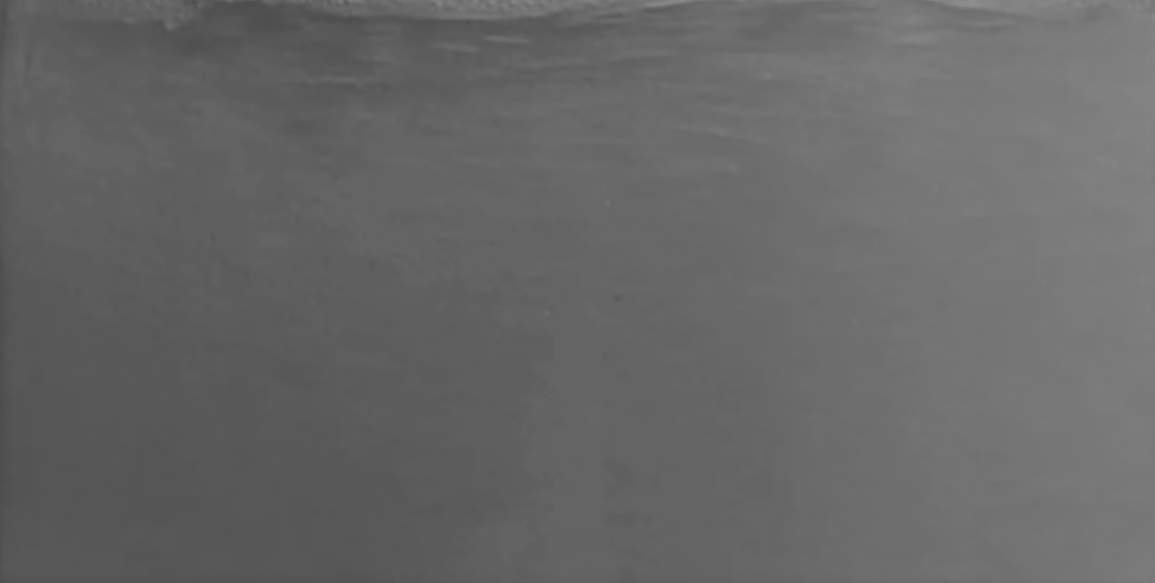
#> input picture Canny's Operator/GaussianImages/Figure_6.png, 1155 x 583 px
$ python ImageGradient.py   (older library calls are emulated)
#> lines starting #> are read from the running program, lines starting #| are printed output that depends on the picture
import cv2
import numpy as np
from matplotlib import pyplot as plt

img = cv2.imread('GaussianImages/Figure_6.png')
#> img is the input picture: shape (583, 1155, 3); min 76, max 143, mean 102.8

Sobelx8u = cv2.Sobel(img,cv2.CV_8U,1,0,ksize=5)
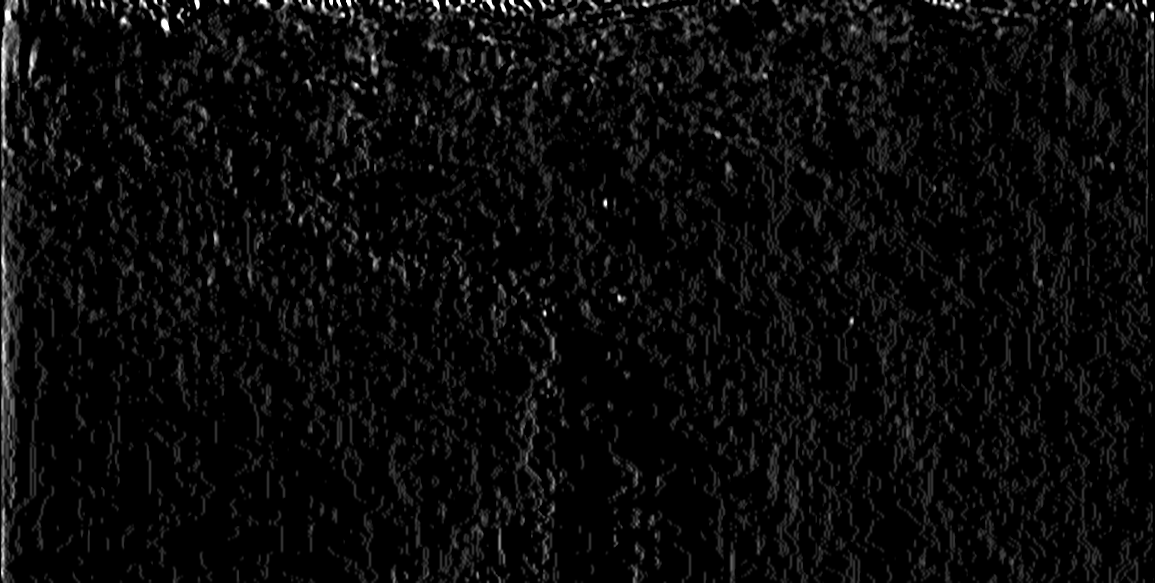
#> Sobelx8u: shape (583, 1155, 3); min 0, max 255, mean 10.4


sobelx64f = cv2.Sobel(img,cv2.CV_64F,1,0,ksize=5)
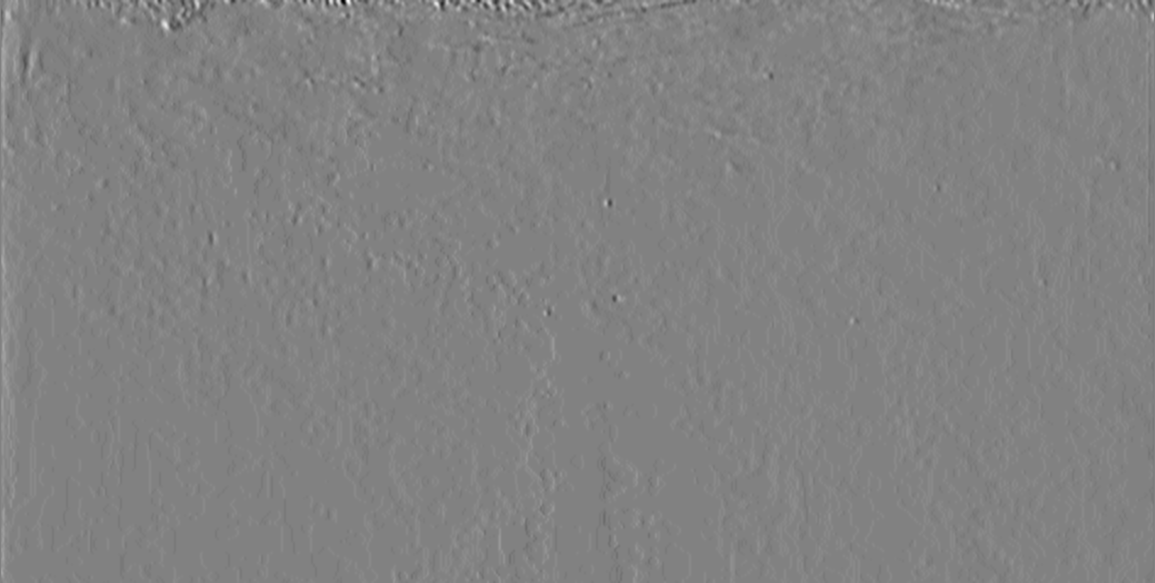
#> sobelx64f: shape (583, 1155, 3) float64; min -878, max 848, mean 4.7; drawn with min black and max white
abs_sobel64f = np.absolute(sobelx64f)
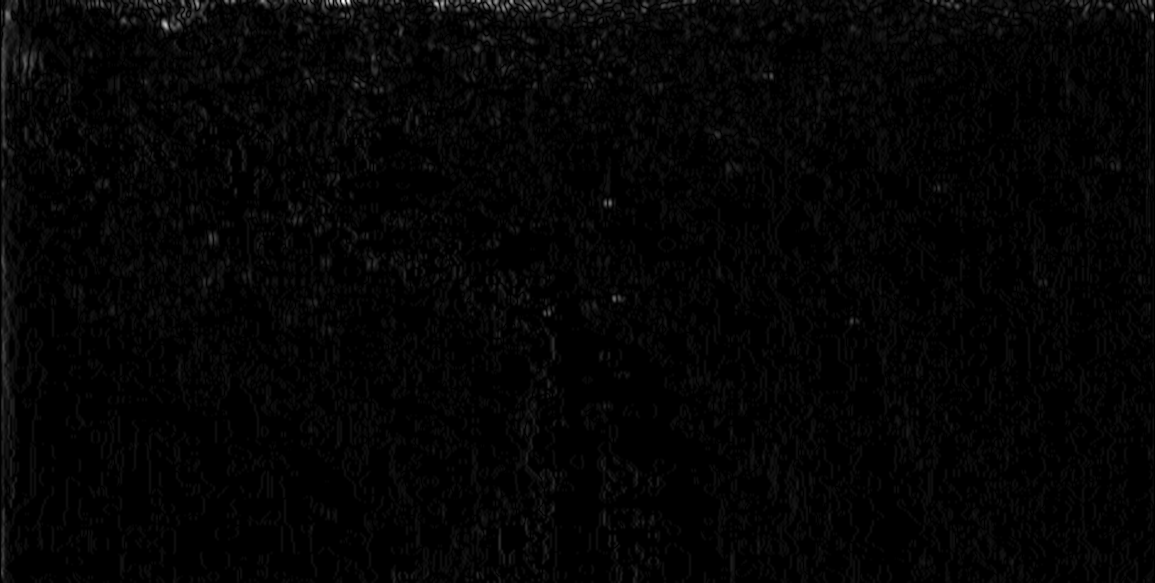
#> abs_sobel64f: shape (583, 1155, 3) float64; min 0, max 878, mean 16.4; drawn with min black and max white
sobel_8u = np.uint8(abs_sobel64f)
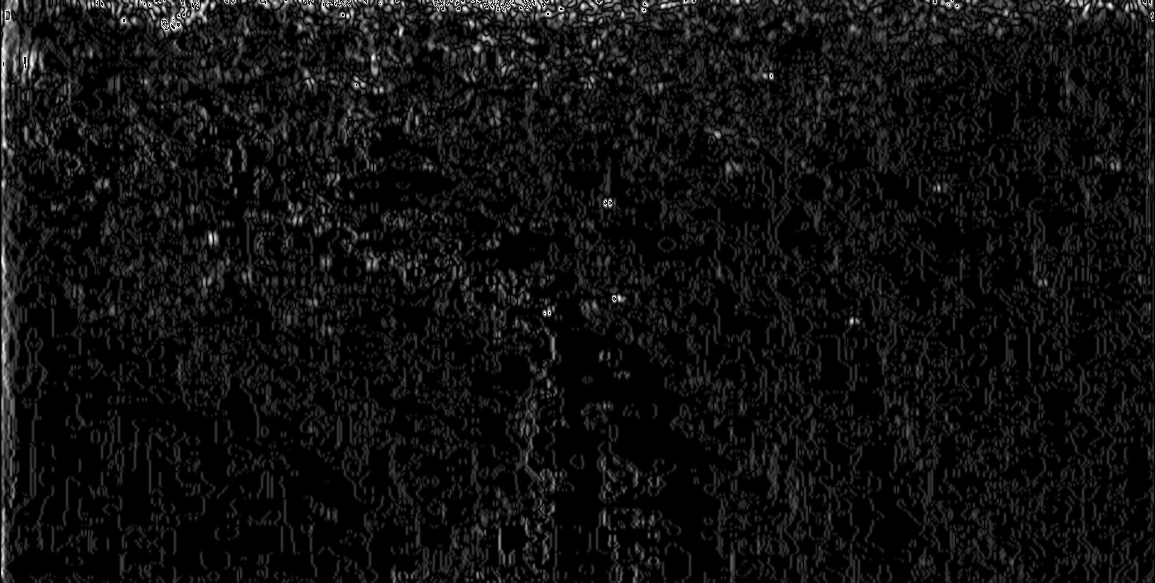
#> sobel_8u: shape (583, 1155, 3); min 0, max 255, mean 16.1

plt.imshow(sobel_8u,cmap='gray'),plt.title("Figure_6")
cv2.imwrite('ImageGradient/img21.png',sobel_8u)
plt.show()


# References
#  1. https://docs.opencv.org/2.4/doc/tutorials/imgproc/imgtrans/filter_2d/filter_2d.html
#  2. https://www.meccanismocomplesso.org/en/opencv-python-edge-detection-and-image-gradient-analysis/
#  3.

$ run again, with Canny's Operator/GaussianImages/Figure_1.png copied over Canny's Operator/GaussianImages/Figure_6.png
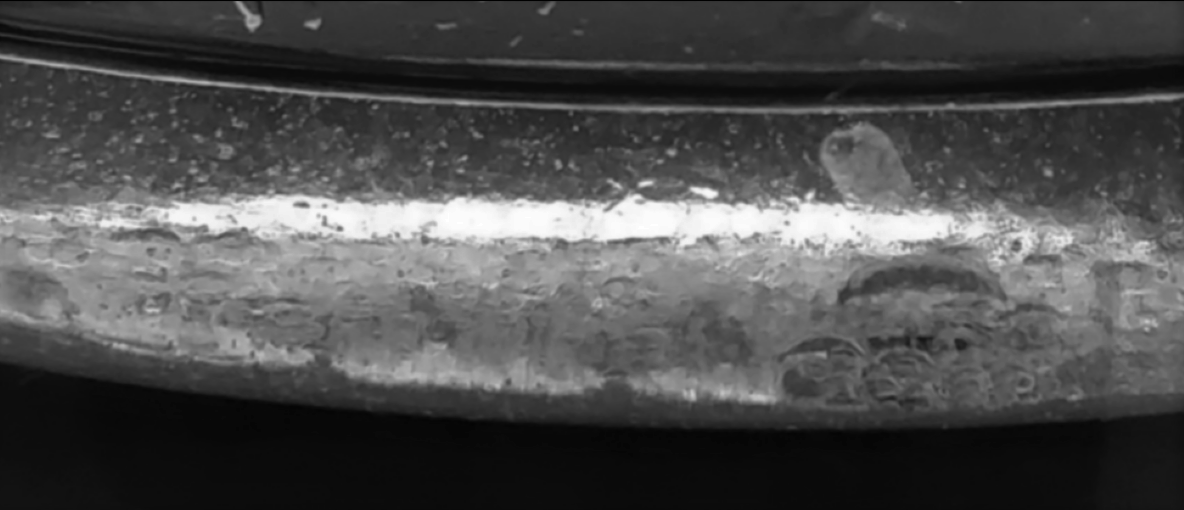
#> input picture Canny's Operator/GaussianImages/Figure_1.png, 1184 x 510 px
#> img is the input picture: shape (510, 1184, 3); min 0, max 255, mean 77.8
#> `abs_sobel64f = np.absolute(sobelx64f)`:
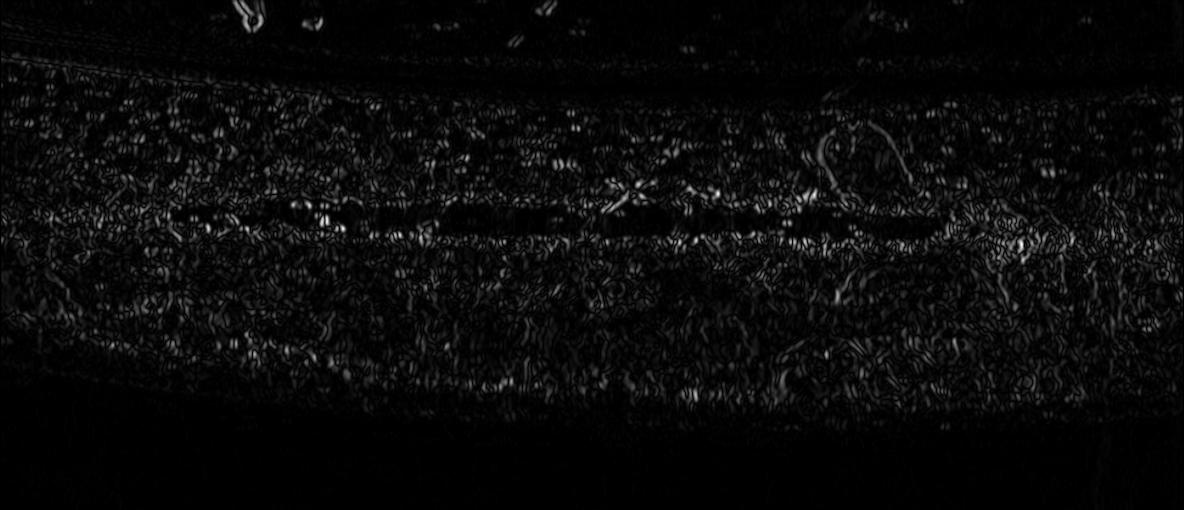
#> abs_sobel64f: shape (510, 1184, 3) float64; min 0, max 4002, mean 165.4; drawn with min black and max white
#> `sobel_8u = np.uint8(abs_sobel64f)`:
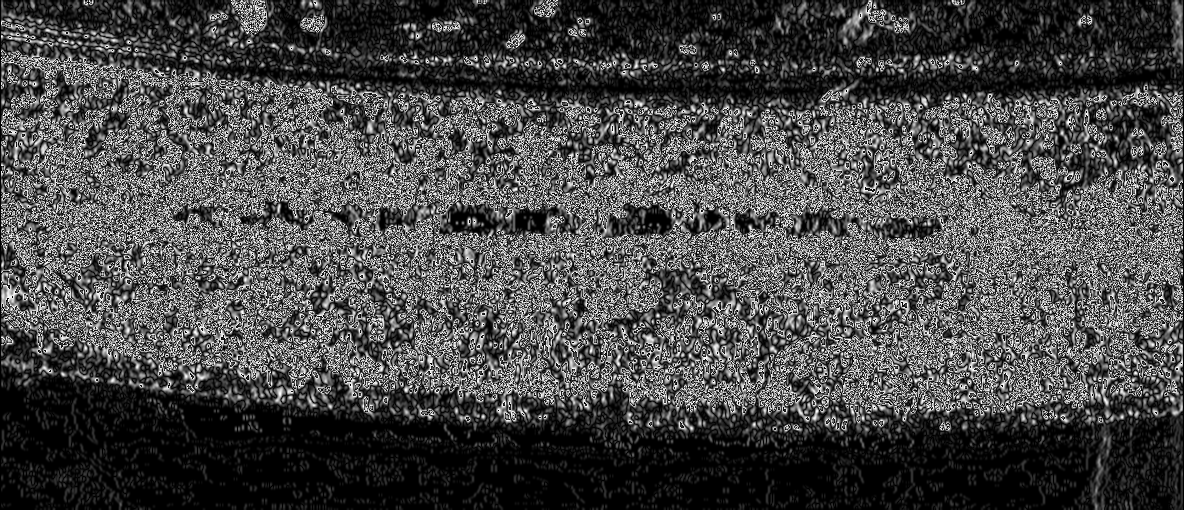
#> sobel_8u: shape (510, 1184, 3); min 0, max 255, mean 72.6

$ run again, with Canny's Operator/GaussianImages/Figure_2.png copied over Canny's Operator/GaussianImages/Figure_6.png
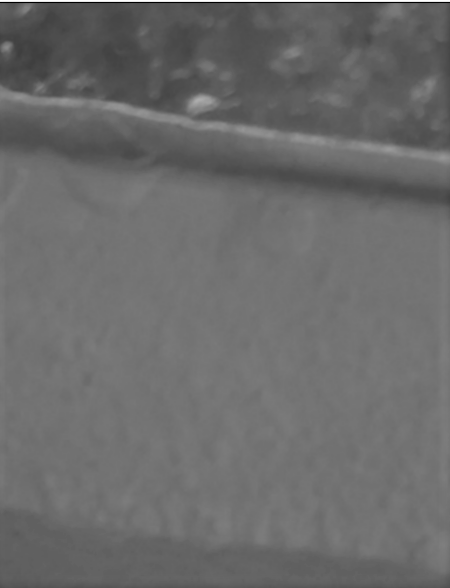
#> input picture Canny's Operator/GaussianImages/Figure_2.png, 450 x 588 px
#> img is the input picture: shape (588, 450, 3); min 0, max 255, mean 106.9
#> `abs_sobel64f = np.absolute(sobelx64f)`:
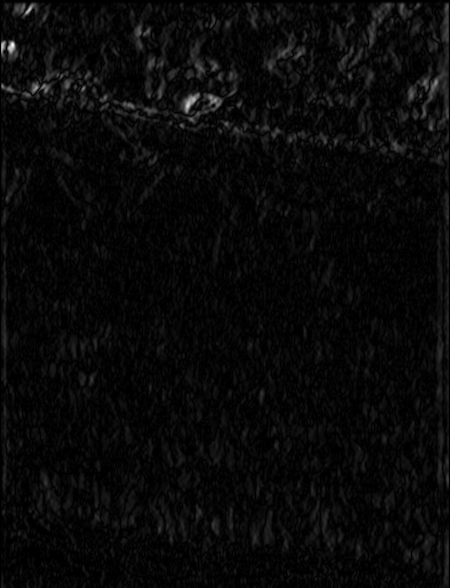
#> abs_sobel64f: shape (588, 450, 3) float64; min 0, max 1450, mean 53.7; drawn with min black and max white
#> `sobel_8u = np.uint8(abs_sobel64f)`:
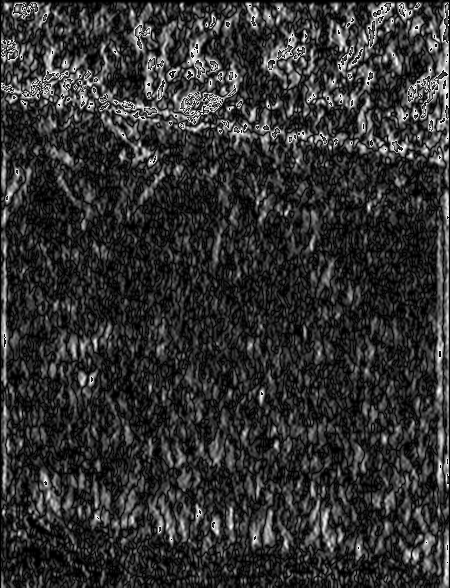
#> sobel_8u: shape (588, 450, 3); min 0, max 255, mean 48.9

$ run again, with Canny's Operator/GaussianImages/Figure_3.png copied over Canny's Operator/GaussianImages/Figure_6.png
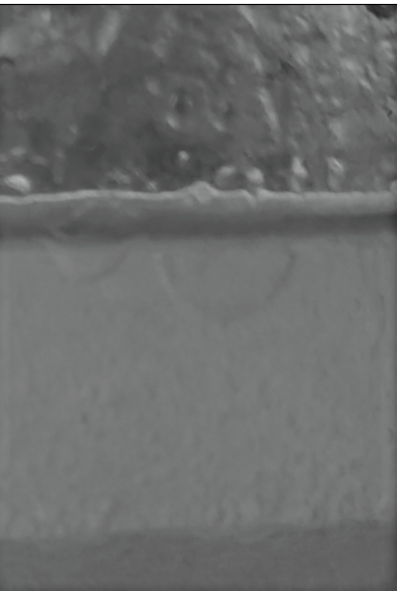
#> input picture Canny's Operator/GaussianImages/Figure_3.png, 397 x 591 px
#> img is the input picture: shape (591, 397, 3); mean B, G, R 109, 109, 108.3
#> `abs_sobel64f = np.absolute(sobelx64f)`:
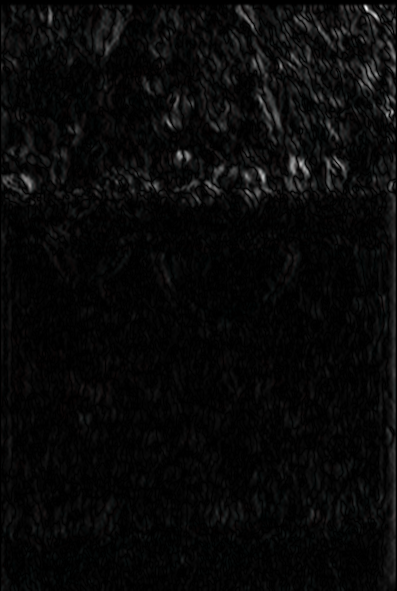
#> abs_sobel64f: shape (591, 397, 3) float64; mean B, G, R 90.4, 90.4, 89.3; drawn with min black and max white
#> `sobel_8u = np.uint8(abs_sobel64f)`:
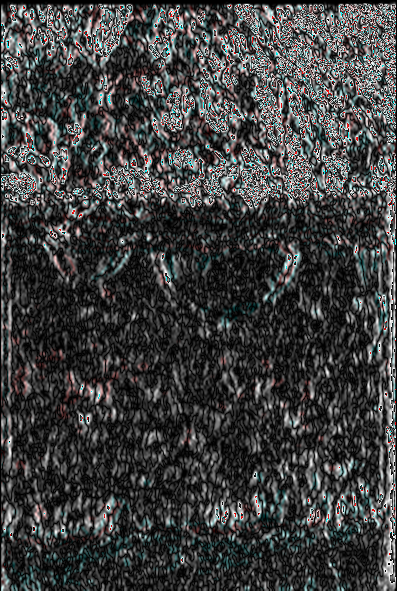
#> sobel_8u: shape (591, 397, 3); mean B, G, R 63.9, 63.9, 63.3
